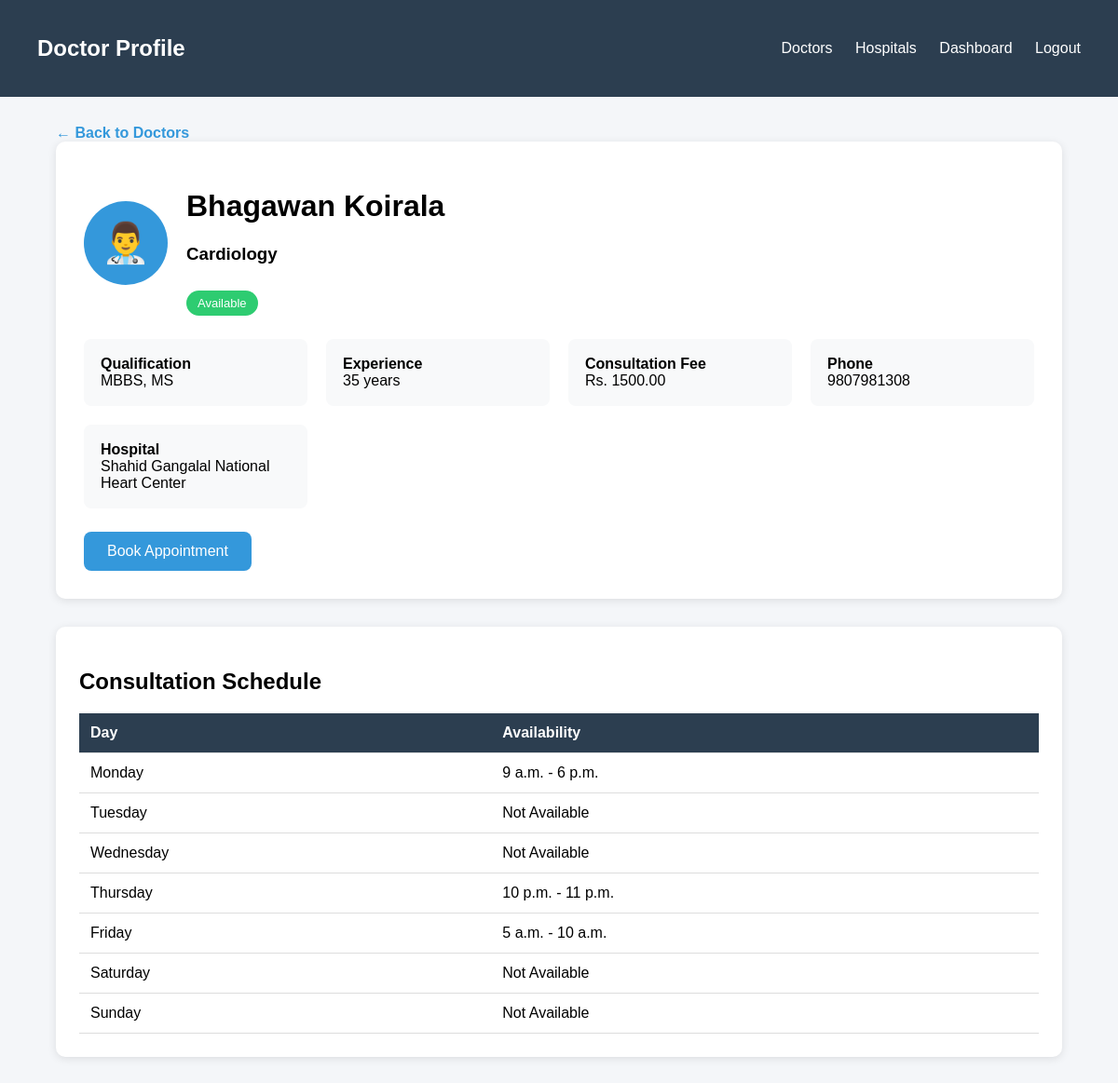
Page /doctors/22/ on the committed database.
### doctors/models.py (models this page shows, shortened)
class Doctor(models.Model):
    doctor_id = models.AutoField(primary_key=True)
    user = models.OneToOneField(User, on_delete=models.CASCADE, null=True, blank=True)
    name = models.CharField(max_length=100)
    qualification = models.CharField(max_length=100)
    specialization = models.CharField(max_length=100)
    experience_years = models.PositiveIntegerField(default=0)
    hospital = models.ForeignKey('hospitals.Hospital', on_delete=models.CASCADE, null=True, blank=True)
    department = models.ForeignKey('hospitals.Department', on_delete=models.CASCADE, null=True, blank=True)
    email = models.EmailField(unique=True)
    fees = models.DecimalField(max_digits=8, decimal_places=2)
    phone = models.CharField(max_length=13)
    a_status = models.BooleanField(default=True)

class DoctorAvailability(models.Model):
    doctor = models.ForeignKey(Doctor, on_delete=models.CASCADE)
    day_of_week = models.IntegerField()
    start_time = models.TimeField()
    end_time = models.TimeField()
    class Meta:
        unique_together = ('doctor', 'day_of_week')

### hospitals/models.py (models this page shows)
class Hospital(models.Model):
    hospital_id = models.AutoField(primary_key=True)
    name = models.CharField(max_length=100)
    address = models.CharField(max_length=200)
    phone = models.CharField(max_length=100)
    email = models.EmailField(unique=True)
    def __str__(self):
        return self.name

### doctors/views.py (the view)
# urls.py: path('<int:doctor_id>/', views.doctor_detail, name='doctor_detail'),
def doctor_detail(request, doctor_id):
    doctor = get_object_or_404(Doctor, doctor_id=doctor_id)
    availability = DoctorAvailability.objects.filter(doctor=doctor)
    schedule = []
    for day in range(7):
        slot = availability.filter(day_of_week=day).first()
        if slot:
            schedule.append({
                "day": DAY_NAMES[day],
                "available": True,
                "start": slot.start_time,
                "end": slot.end_time,
            })
        else:
            schedule.append({
                "day": DAY_NAMES[day],
                "available": False,
            })
    return render(
        request,
        "doctors/doctor_detail.html",
        {
            "doctor": doctor,
            "schedule": schedule,
        }
    )

### doctors/context_processors.py (called while the page is built)
def doctor_context(request):
    if request.user.is_authenticated:
        try:
            doctor = Doctor.objects.get(user=request.user)
            return {"doctor": doctor}
        except Doctor.DoesNotExist:
            pass
    return {}

### doctors/templates/doctors/doctor_detail.html (shortened to what this page needs)
<!DOCTYPE html>
<html>
<head>
</head>
<body>
<div class="navbar">
<h2>Doctor Profile</h2>
<div>
<a href="{% url 'doctor_list' %}">Doctors</a>
<a href="{% url 'hospital_list' %}">Hospitals</a>
<a href="{% url 'patient_dashboard' %}">Dashboard</a>
<a href="{% url 'logout' %}">Logout</a>
</div>
</div>
<div class="container">
<a href="{% url 'doctor_list' %}" class="back-link">
← Back to Doctors
</a>
<div class="profile-card">
<div class="profile-header">
<div class="avatar">
👨‍⚕️
</div>
<div>
<h1>{{ doctor.name }}</h1>
<h3>{{ doctor.specialization }}</h3>
{% if doctor.a_status %}
<span class="badge available">
    Available
</span>
{% else %}
<span class="badge unavailable">
    Unavilable
</span>
{% endif %}
</div>
</div>
<div class="info-grid">
<div class="info-box">
<strong>Qualification</strong><br>
{{ doctor.qualification }}
</div>
<div class="info-box">
<strong>Experience</strong><br>
{{ doctor.experience_years }} years
</div>
<div class="info-box">
<strong>Consultation Fee</strong><br>
Rs. {{ doctor.fees }}
</div>
<div class="info-box">
<strong>Phone</strong><br>
{{ doctor.phone }}
</div>
{% if doctor.hospital %}
<div class="info-box">
<strong>Hospital</strong><br>
{{ doctor.hospital }}
</div>
{% endif %}
</div>
{% if doctor.a_status %}
<a href="{% url 'book_appointment' doctor.doctor_id %}" class="btn">
    Book Appointment
</a>
{% else %}
<button class="btn" disabled>
    Unavailable
</button>
{% endif %}
</div>
<div class="schedule-card">
<h2>Consultation Schedule</h2>
{% if doctor.a_status %}
<table>
<tr>
    <th>Day</th>
    <th>Availability</th>
</tr>
{% for day in schedule %}
<tr>
<td>{{ day.day }}</td>
<td>
{% if day.available %}
{{ day.start }} - {{ day.end }}
{% else %}
Not Available
{% endif %}
</td>
</tr>
{% endfor %}
</table>
{% endif %}
</div>
</div>
</body>
</html>

### doctors/templates/doctors/doctor_detail.html (style rules this page uses)
body { font-family:Arial, Helvetica, sans-serif; background:#f4f6f9; margin:0; }
.navbar { background:#2c3e50; color:white; padding:18px 40px; display:flex; justify-content:space-between; align-items:center; }
.navbar a { color:white; text-decoration:none; margin-left:20px; }
.container { width:90%; margin:30px auto; }
.profile-card { background:white; border-radius:10px; padding:30px; box-shadow:0 2px 10px rgba(0,0,0,.1); margin-bottom:30px; }
.profile-header { display:flex; align-items:center; gap:20px; }
.avatar { width:90px; height:90px; border-radius:50%; background:#3498db; color:white; display:flex; align-items:center; justify-content:center; font-size:42px; }
.badge { display:inline-block; margin-top:10px; padding:6px 12px; border-radius:20px; color:white; font-size:13px; }
.available { background:#2ecc71; }
.info-grid { display:grid; grid-template-columns:repeat(auto-fit,minmax(220px,1fr)); gap:20px; margin-top:25px; }
.info-box { background:#f8f9fa; padding:18px; border-radius:8px; }
.schedule-card { background:white; border-radius:10px; padding:25px; box-shadow:0 2px 10px rgba(0,0,0,.1); }
table { width:100%; border-collapse:collapse; }
th { background:#2c3e50; color:white; }
th,td { padding:12px; border-bottom:1px solid #ddd; text-align:left; }
.btn { display:inline-block; margin-top:25px; background:#3498db; color:white; text-decoration:none; padding:12px 25px; border-radius:8px; }
.back-link { text-decoration:none; color:#3498db; font-weight:bold; }

### rows in the picture
Doctor: name "Bhagawan Koirala", specialization "Cardiology", qualification "MBBS, MS", experience_years "35", fees "1500.00", phone "9807981308", hospital "Shahid Gangalal National Heart Center"
DoctorAvailability: start "9 a.m.", end "6 p.m."
DoctorAvailability: start "10 p.m.", end "11 p.m."
DoctorAvailability: start "5 a.m.", end "10 a.m."

### other values in the picture
{{ day.day }} "Monday" "Tuesday" "Wednesday" "Thursday" "Friday" "Saturday" "Sunday"
